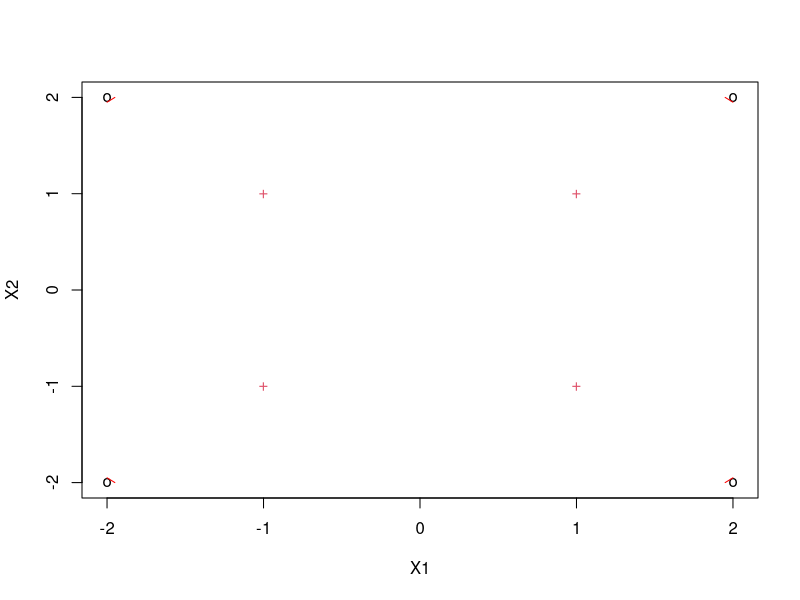

R code for this plot:
cat("\014")
remove(list = ls())

library(e1071)
library(MLmetrics)
library(class)

# import data
X1 = c(2,2,-2,-2,1,1,-1,-1)
X2 = c(2,-2,-2,2,1,-1,-1,1)
Y = c(1,1,1,1,2,2,2,2)
alldata = data.frame(X1, X2, Y)
xtrain = alldata[, c(1:2)]
ytrain = alldata$Y

plot(xtrain, col = ytrain, pch = c("o","+")[ytrain])

# 1) find class of observasion (4, 5) when k=1
knnClassif1 = knn(xtrain, c(4, 5), ytrain, k = 1, prob = TRUE)
print(knnClassif1)

# 2) find class of observasion (1.8, 4) when k=3
knnClassif2 = knn(xtrain, c(1.8, 4), ytrain, k = 3, prob = TRUE)
print(knnClassif2)

# 3) construct SVM model with RBF kernel and gamma = 1, calculate accuracy for the trainig set
svm_model = svm(Y ~ ., kernel="radial", type="C-classification",data = alldata, gamma = 1)
ypred = predict(svm_model, xtrain)
acc = Accuracy(ytrain, ypred)

# 4) construct SVM model with RBF kernel and gamma = 1000000 and classify observation (-2,-2.9)
svm_model = svm(Y ~ ., kernel="radial", type="C-classification",data = alldata, gamma = 1000000)
query = data.frame( "X1" = -2, "X2" = -1.9 )
qpred = predict(svm_model, query)

X1 = seq(min(alldata[, 1]), max(alldata[, 1]), by = 0.1)
X2 = seq(min(alldata[, 2]), max(alldata[, 2]), by = 0.1)
mygrid = expand.grid(X1, X2)
colnames(mygrid) = colnames(alldata)[1:2]
pred = predict(svm_model, mygrid)
Y = matrix(pred, length(X1), length(X2))

contour(X1, X2, Y, add = TRUE, levels = 1.5, col = "red")
